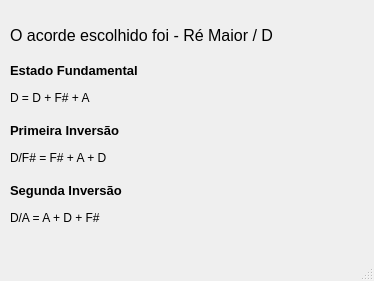
<?xml version="1.0" encoding="UTF-8"?>
<ui version="4.0">
 <class>MainWindow</class>
 <widget class="QMainWindow" name="MainWindow">
  <property name="geometry">
   <rect>
    <x>0</x>
    <y>0</y>
    <width>374</width>
    <height>281</height>
   </rect>
  </property>
  <property name="windowTitle">
   <string>MainWindow</string>
  </property>
  <widget class="QWidget" name="centralwidget">
   <widget class="QLabel" name="label">
    <property name="geometry">
     <rect>
      <x>10</x>
      <y>20</y>
      <width>271</width>
      <height>31</height>
     </rect>
    </property>
    <property name="font">
     <font>
      <pointsize>12</pointsize>
     </font>
    </property>
    <property name="text">
     <string>O acorde escolhido foi - Ré Maior / D</string>
    </property>
   </widget>
   <widget class="QLabel" name="label_2">
    <property name="geometry">
     <rect>
      <x>10</x>
      <y>60</y>
      <width>141</width>
      <height>21</height>
     </rect>
    </property>
    <property name="font">
     <font>
      <pointsize>10</pointsize>
      <weight>75</weight>
      <bold>true</bold>
     </font>
    </property>
    <property name="text">
     <string>Estado Fundamental</string>
    </property>
   </widget>
   <widget class="QLabel" name="label_3">
    <property name="geometry">
     <rect>
      <x>10</x>
      <y>90</y>
      <width>201</width>
      <height>16</height>
     </rect>
    </property>
    <property name="font">
     <font>
      <pointsize>9</pointsize>
     </font>
    </property>
    <property name="text">
     <string>D = D + F# + A</string>
    </property>
   </widget>
   <widget class="QLabel" name="label_4">
    <property name="geometry">
     <rect>
      <x>10</x>
      <y>150</y>
      <width>201</width>
      <height>16</height>
     </rect>
    </property>
    <property name="font">
     <font>
      <pointsize>9</pointsize>
     </font>
    </property>
    <property name="text">
     <string>D/F# = F# + A + D</string>
    </property>
   </widget>
   <widget class="QLabel" name="label_5">
    <property name="geometry">
     <rect>
      <x>10</x>
      <y>120</y>
      <width>141</width>
      <height>21</height>
     </rect>
    </property>
    <property name="font">
     <font>
      <pointsize>10</pointsize>
      <weight>75</weight>
      <bold>true</bold>
     </font>
    </property>
    <property name="text">
     <string>Primeira Inversão</string>
    </property>
   </widget>
   <widget class="QLabel" name="label_6">
    <property name="geometry">
     <rect>
      <x>10</x>
      <y>210</y>
      <width>231</width>
      <height>16</height>
     </rect>
    </property>
    <property name="font">
     <font>
      <pointsize>9</pointsize>
     </font>
    </property>
    <property name="text">
     <string>D/A = A + D + F#</string>
    </property>
   </widget>
   <widget class="QLabel" name="label_7">
    <property name="geometry">
     <rect>
      <x>10</x>
      <y>180</y>
      <width>141</width>
      <height>21</height>
     </rect>
    </property>
    <property name="font">
     <font>
      <pointsize>10</pointsize>
      <weight>75</weight>
      <bold>true</bold>
     </font>
    </property>
    <property name="text">
     <string>Segunda Inversão</string>
    </property>
   </widget>
  </widget>
  <widget class="QMenuBar" name="menubar">
   <property name="geometry">
    <rect>
     <x>0</x>
     <y>0</y>
     <width>374</width>
     <height>21</height>
    </rect>
   </property>
  </widget>
  <widget class="QStatusBar" name="statusbar"/>
 </widget>
 <resources/>
 <connections/>
</ui>
